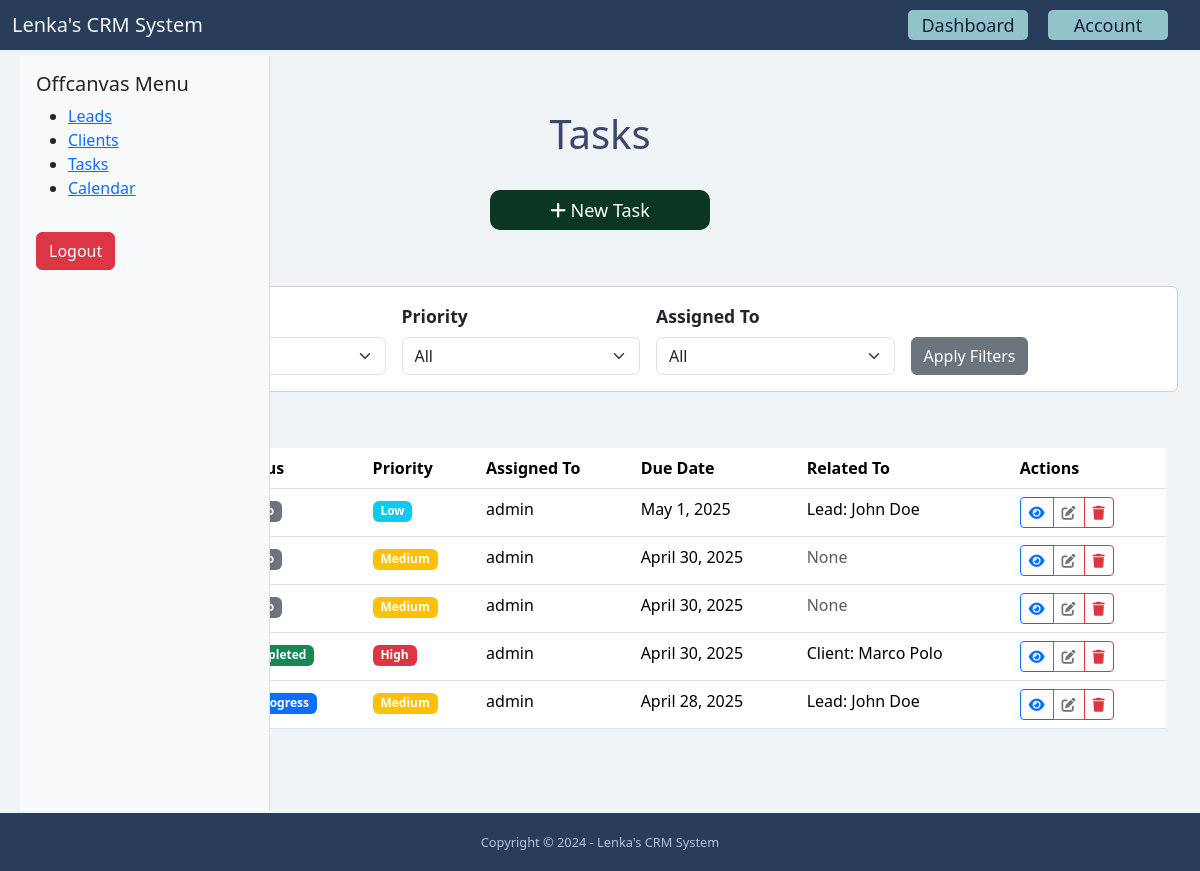
Page /dashboard/tasks/ (signed in) on the committed database.
### task/models.py (models this page shows, shortened)
class Task(models.Model):
    PRIORITY_CHOICES = (
        ('low', 'Low'),
        ('medium', 'Medium'),
        ('high', 'High'),
    )
    STATUS_CHOICES = (
        ('todo', 'To Do'),
        ('in_progress', 'In Progress'),
        ('completed', 'Completed'),
        ('canceled', 'Canceled'),
    )
    title = models.CharField(max_length=255)
    description = models.TextField(blank=True, null=True)
    created_by = models.ForeignKey(User, related_name='tasks', on_delete=models.CASCADE)
    assigned_to = models.ForeignKey(User, related_name='assigned_tasks',
                                    on_delete=models.CASCADE,
                                    blank=True,
                                    null=True)
    lead = models.ForeignKey(Lead, related_name='tasks', on_delete=models.CASCADE, null=True, blank=True)
    client = models.ForeignKey(Client, related_name='tasks', null=True, blank=True, on_delete=models.CASCADE)
    priority = models.CharField(max_length=20, choices=PRIORITY_CHOICES, default='-')
    status = models.CharField(max_length=20, choices=STATUS_CHOICES, default='-')
    due_date = models.DateField(blank=True, null=True)
    created_at = models.DateTimeField(auto_now_add=True)
    updated_at = models.DateTimeField(auto_now=True)
    class Meta:
        ordering = ['-created_at']

### lead/models.py (models this page shows, shortened)
class Lead(models.Model):
    LOW = 'low'
    MEDIUM = 'medium'
    HIGH = 'high'
    CHOICES_PRIORITY = (
        (LOW, 'Low'),
        (MEDIUM, 'Medium'),
        (HIGH, 'High'),
    )
    NEW = 'new'
    CONTACTED = 'contacted'
    WON = 'won'
    LOST = 'lost'
    CHOICES_STATUS = (
        (NEW, 'New'),
        (CONTACTED, 'Contacted'),
        (WON, 'Won'),
        (LOST, 'Lost'),
    )
    resale = 'resale'
    direct = 'direct'
    STATUS = (
        (resale, 'Resale'),
        (direct, 'Direct'),
    )
    first_name = models.CharField(max_length=255)
    last_name = models.CharField(max_length=255)
    company = models.CharField(max_length=255, blank=True, null=True)
    status_sale = models.CharField(max_length=255, choices=STATUS, default='', blank=True, null=True)
    email = models.EmailField()
    phone = models.CharField(max_length=50)
    address = models.CharField(max_length=255, blank=True)
    city = models.CharField(max_length=255, blank=True)
    zipcode = models.CharField(max_length=255, blank=True)
    country = models.CharField(max_length=255, blank=True)
    description = models.TextField(blank=True)
    priority = models.CharField(max_length=255, choices=CHOICES_PRIORITY, default=MEDIUM)
    status = models.CharField(max_length=255, choices=CHOICES_STATUS, default=NEW)
    converted_to_client = models.BooleanField(default=False)
    created_at = models.DateTimeField(auto_now_add=True)
    created_by = models.ForeignKey(User, related_name='leads', on_delete=models.CASCADE)
    modified_at = models.DateTimeField(auto_now=True)
    class Meta:
        ordering = ['-created_at']

### client/models.py (models this page shows, shortened)
class Client(models.Model):
    resale = 'resale'
    direct = 'direct'
    CHOICES_STATUS = (
        (resale, 'Resale'),
        (direct, 'Direct'),
    )
    status = models.CharField(max_length=255, choices=CHOICES_STATUS, default='', blank=True, null=True)
    first_name = models.CharField(max_length=255)
    last_name = models.CharField(max_length=255)
    company = models.CharField(max_length=255, blank=True, null=True)
    email = models.EmailField()
    phone = models.CharField(max_length=50)
    address = models.CharField(max_length=255, blank=True)
    city = models.CharField(max_length=255, blank=True)
    zipcode = models.CharField(max_length=255, blank=True)
    country = models.CharField(max_length=255, blank=True)
    description = models.TextField(blank=True)
    created_at = models.DateTimeField(auto_now_add=True)
    created_by = models.ForeignKey(User, related_name='clients', on_delete=models.CASCADE)
    modified_at = models.DateTimeField(auto_now=True)
    lead = models.ForeignKey(Lead, on_delete=models.SET_NULL, null=True, blank=True, related_name="converted_client")
    class Meta:
        ordering = ['-created_at']

### task/views.py (the view)
# urls.py: path('dashboard/tasks/', include('task.urls')),
@login_required
def tasks(request):
    users = User.objects.all()
    tasks_list = Task.objects.all()
    status = request.GET.get('status')
    if status:
        tasks_list = tasks_list.filter(status=status)
    priority = request.GET.get('priority')
    if priority:
        tasks_list = tasks_list.filter(priority=priority)
    assigned_to = request.GET.get('assigned_to')
    if assigned_to:
        tasks_list = tasks_list.filter(assigned_to_id=assigned_to)
    paginator = Paginator(tasks_list, 10)  # Show 10 tasks per page
    page = request.GET.get('page')
    tasks = paginator.get_page(page)
    context = {
        'tasks': tasks,
        'users': users,
    }
    return render(request, 'task/task_list.html', context)

### task/templates/task/task_list.html (shortened to what this page needs)
{% extends 'base.html' %}
{% load static %}
{% block content %}
    {% include 'core/partials/offcanvas_menu.html' %}
    <div class="container">
        <div class="row">
            <div class="col-lg-12">
                <div class="text-center">
                    <h1>Tasks</h1>
                </div>
            </div>
        </div>
        <div class="row mt-lg-2 mx-lg-3 justify-content-start">
            <div class="col-lg-12 mb-4">
                <div class="row justify-content-center mx-lg-5 my-lg-3">
                    <a href="{% url 'task:task_add' %}" class="btn px-5" style="background-color: #0a3622; color: white;
                     width: 220px; height: 40px; border-radius: 10px; font-size: 18px;">
                        <i class="fas fa-plus"></i> New Task
                    </a>
                </div>
            </div>
        </div>
        <div class="row mx-lg-3 justify-content-center">
            <div class="col-lg-12">
                <div class="row justify-content-center w-100 mx-lg-5 my-lg-3">
                    <div class="card mb-4">
                        <div class="card-body">
                            <form method="get" class="row g-3">
                                <div class="col-md-3">
                                    <label class="form-label">Status</label>
                                </div>
                                <div class="col-md-3">
                                    <label class="form-label">Priority</label>
                                    <select name="priority" class="form-select">
                                        <option value="">All</option>
                                    </select>
                                </div>
                                <div class="col-md-3">
                                    <label class="form-label">Assigned To</label>
                                    <select name="assigned_to" class="form-select">
                                        <option value="">All</option>
                                    </select>
                                </div>
                                <div class="col-md-3">
                                    <label class="form-label">&nbsp;</label>
                                    <button type="submit" class="btn btn-secondary d-block">Apply Filters</button>
                                </div>
                            </form>
                        </div>
                    </div>
                </div>
            </div>
        </div>
        <div class="row mx-lg-3 justify-content-center">
            <div class="col-lg-12">
                <div class="row justify-content-center w-100 my-lg-3 mx-lg-5">
                    <div class="table-responsive">
                        <table class="table table-hover">
                            <thead>
                                <tr>
                                    <th>Title</th>
                                    <th>Status</th>
                                    <th>Priority</th>
                                    <th>Assigned To</th>
                                    <th>Due Date</th>
                                    <th>Related To</th>
                                    <th>Actions</th>
                                </tr>
                            </thead>
                            <tbody>
                                {% for task in tasks %}
                                <tr>
                                    <td>
                                        <a href="#" class="text-decoration-none">
                                        </a>
                                    </td>
                                    <td>
                                        {% if task.status == 'todo' %}
                                            <span class="badge bg-secondary">To Do</span>
                                        {% elif task.status == 'in_progress' %}
                                            <span class="badge bg-primary">In Progress</span>
                                        {% elif task.status == 'completed' %}
                                            <span class="badge bg-success">Completed</span>
                                        {% else %}
                                            <span class="badge bg-danger">Canceled</span>
                                        {% endif %}
                                    </td>
                                    <td>
                                        {% if task.priority == 'high' %}
                                            <span class="badge bg-danger">High</span>
                                        {% elif task.priority == 'medium' %}
                                            <span class="badge bg-warning">Medium</span>
                                        {% else %}
                                            <span class="badge bg-info">Low</span>
                                        {% endif %}
                                    </td>
                                    <td>
                                        {% if task.assigned_to %}
                                            {{ task.assigned_to.get_full_name|default:task.assigned_to.username }}
                                        {% else %}
                                            <span class="text-muted">Unassigned</span>
                                        {% endif %}
                                    </td>
                                    <td>
                                        {% if task.due_date %}
                                            {{ task.due_date }}
                                        {% else %}
                                            <span class="text-muted">No due date</span>
                                        {% endif %}
                                    </td>
                                    <td>
                                        {% if task.lead %}
                                            <span>Lead:</span> {{ task.lead.first_name }} {{ task.lead.last_name }}
                                        {% elif task.client %}
                                            <span>Client:</span> {{ task.client.first_name }} {{ task.client.last_name }}
                                        {% else %}
                                            <span class="text-muted">None</span>
                                        {% endif %}
                                    </td>
                                    <td>
                                        <div class="btn-group">
                                            <a href="{% url 'task:task_detail' task.pk %}" class="btn btn-sm btn-outline-primary">
                                                <i class="fas fa-eye"></i>
                                            </a>
                                            <a href="{% url 'task:task_edit' task.pk %} " class="btn btn-sm btn-outline-secondary">
                                                <i class="fas fa-edit"></i>
                                            </a>
                                            <a href="{% url 'task:task_delete' task.pk %}" class="btn btn-sm btn-outline-danger">
                                                <i class="fas fa-trash"></i>
                                            </a>
                                        </div>
                                    </td>
                                </tr>
                                {% empty %}
                                <tr>
                                    <td colspan="7" class="text-center py-4">
                                        <p class="text-muted mb-0">No tasks found</p>
                                    </td>
                                </tr>
                                {% endfor %}
                            </tbody>
                        </table>
                    </div>
                </div>
            </div>
        </div>
    </div>
{% endblock %}

### static/styles.css (style rules this page uses)
html, body { height: 100%; margin: 0; }
body { background-color: #f0f4f6; position: relative; padding-bottom: 58px; min-height: 100vh; }
label { font-weight: bold; font-size: 1.1rem; }
h1 { color: #3b4869; }
tbody tr td a { text-decoration: none; }
.container { margin-top: 80px; margin-bottom: 80px; }

### rows in the picture
Task: priority "Low", assigned_to.get_full_name "admin", due_date "May 1, 2025", lead.first_name "John", lead.last_name "Doe"
Task: priority "Medium", assigned_to.get_full_name "admin", due_date "April 30, 2025", shows "None"
Task: priority "Medium", assigned_to.get_full_name "admin", due_date "April 30, 2025", shows "None"
Task: status "Completed", priority "High", assigned_to.get_full_name "admin", due_date "April 30, 2025", client.first_name "Marco", client.last_name "Polo"
Task: status "In Progress", priority "Medium", assigned_to.get_full_name "admin", due_date "April 28, 2025", lead.first_name "John", lead.last_name "Doe"
